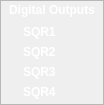
<?xml version="1.0" encoding="UTF-8"?>
<ui version="4.0">
 <class>Form</class>
 <widget class="QWidget" name="Form">
  <property name="geometry">
   <rect>
    <x>0</x>
    <y>0</y>
    <width>104</width>
    <height>105</height>
   </rect>
  </property>
  <property name="sizePolicy">
   <sizepolicy hsizetype="Maximum" vsizetype="Maximum">
    <horstretch>0</horstretch>
    <verstretch>0</verstretch>
   </sizepolicy>
  </property>
  <property name="minimumSize">
   <size>
    <width>100</width>
    <height>105</height>
   </size>
  </property>
  <property name="maximumSize">
   <size>
    <width>104</width>
    <height>105</height>
   </size>
  </property>
  <property name="windowTitle">
   <string>Form</string>
  </property>
  <property name="styleSheet">
   <string notr="true">QFrame.PeripheralCollection{
border-top-left-radius: 10px;
border-top-right-radius: 10px;
border-bottom-right-radius: 10px;
border-bottom-left-radius: 10px;
border: 1px solid black;
background: qlineargradient(x1: 0, y1: 0, x2: 0, y2: 1,
stop: 0 rgb(97, 146, 121), stop: 0.5 rgb(65, 89, 111));

}

QLabel,QCheckBox {
color: white;
font-weight: bold;
background:transparent;
}
</string>
  </property>
  <layout class="QVBoxLayout" name="verticalLayout">
   <property name="spacing">
    <number>0</number>
   </property>
   <property name="margin">
    <number>0</number>
   </property>
   <item>
    <widget class="QFrame" name="widgetFrameOuter">
     <property name="sizePolicy">
      <sizepolicy hsizetype="Preferred" vsizetype="MinimumExpanding">
       <horstretch>0</horstretch>
       <verstretch>0</verstretch>
      </sizepolicy>
     </property>
     <property name="minimumSize">
      <size>
       <width>80</width>
       <height>0</height>
      </size>
     </property>
     <property name="toolTip">
      <string>Disable square waves and set them to High/Low</string>
     </property>
     <property name="styleSheet">
      <string notr="true"/>
     </property>
     <property name="frameShape">
      <enum>QFrame::StyledPanel</enum>
     </property>
     <property name="frameShadow">
      <enum>QFrame::Raised</enum>
     </property>
     <property name="class" stdset="0">
      <string>PeripheralCollection</string>
     </property>
     <layout class="QVBoxLayout" name="verticalLayout_3">
      <property name="spacing">
       <number>2</number>
      </property>
      <property name="leftMargin">
       <number>3</number>
      </property>
      <property name="topMargin">
       <number>2</number>
      </property>
      <property name="rightMargin">
       <number>3</number>
      </property>
      <property name="bottomMargin">
       <number>3</number>
      </property>
      <item>
       <widget class="QLabel" name="title">
        <property name="sizePolicy">
         <sizepolicy hsizetype="Preferred" vsizetype="Maximum">
          <horstretch>0</horstretch>
          <verstretch>0</verstretch>
         </sizepolicy>
        </property>
        <property name="font">
         <font>
          <pointsize>9</pointsize>
          <weight>75</weight>
          <bold>true</bold>
         </font>
        </property>
        <property name="text">
         <string>Digital Outputs</string>
        </property>
        <property name="alignment">
         <set>Qt::AlignCenter</set>
        </property>
       </widget>
      </item>
      <item>
       <widget class="QFrame" name="ImageFrame">
        <property name="sizePolicy">
         <sizepolicy hsizetype="Expanding" vsizetype="Expanding">
          <horstretch>0</horstretch>
          <verstretch>0</verstretch>
         </sizepolicy>
        </property>
        <property name="minimumSize">
         <size>
          <width>90</width>
          <height>70</height>
         </size>
        </property>
        <property name="styleSheet">
         <string notr="true"/>
        </property>
        <layout class="QGridLayout" name="gridLayout_3">
         <property name="leftMargin">
          <number>0</number>
         </property>
         <property name="topMargin">
          <number>3</number>
         </property>
         <property name="rightMargin">
          <number>0</number>
         </property>
         <property name="bottomMargin">
          <number>0</number>
         </property>
         <property name="horizontalSpacing">
          <number>0</number>
         </property>
         <property name="verticalSpacing">
          <number>2</number>
         </property>
         <item row="0" column="0">
          <widget class="QCheckBox" name="B1">
           <property name="text">
            <string>SQR1</string>
           </property>
          </widget>
         </item>
         <item row="2" column="0">
          <widget class="QCheckBox" name="B3">
           <property name="text">
            <string>SQR3</string>
           </property>
          </widget>
         </item>
         <item row="3" column="0">
          <widget class="QCheckBox" name="B4">
           <property name="text">
            <string>SQR4</string>
           </property>
          </widget>
         </item>
         <item row="1" column="0">
          <widget class="QCheckBox" name="B2">
           <property name="text">
            <string>SQR2</string>
           </property>
          </widget>
         </item>
        </layout>
       </widget>
      </item>
     </layout>
    </widget>
   </item>
  </layout>
 </widget>
 <resources/>
 <connections>
  <connection>
   <sender>B1</sender>
   <signal>clicked(bool)</signal>
   <receiver>Form</receiver>
   <slot>toggle1(bool)</slot>
   <hints>
    <hint type="sourcelabel">
     <x>59</x>
     <y>32</y>
    </hint>
    <hint type="destinationlabel">
     <x>48</x>
     <y>-7</y>
    </hint>
   </hints>
  </connection>
  <connection>
   <sender>B2</sender>
   <signal>clicked(bool)</signal>
   <receiver>Form</receiver>
   <slot>toggle2(bool)</slot>
   <hints>
    <hint type="sourcelabel">
     <x>86</x>
     <y>52</y>
    </hint>
    <hint type="destinationlabel">
     <x>113</x>
     <y>5</y>
    </hint>
   </hints>
  </connection>
  <connection>
   <sender>B3</sender>
   <signal>clicked(bool)</signal>
   <receiver>Form</receiver>
   <slot>toggle3(bool)</slot>
   <hints>
    <hint type="sourcelabel">
     <x>19</x>
     <y>73</y>
    </hint>
    <hint type="destinationlabel">
     <x>-8</x>
     <y>73</y>
    </hint>
   </hints>
  </connection>
  <connection>
   <sender>B4</sender>
   <signal>clicked(bool)</signal>
   <receiver>Form</receiver>
   <slot>toggle4(bool)</slot>
   <hints>
    <hint type="sourcelabel">
     <x>11</x>
     <y>90</y>
    </hint>
    <hint type="destinationlabel">
     <x>14</x>
     <y>116</y>
    </hint>
   </hints>
  </connection>
 </connections>
 <slots>
  <slot>toggle1(bool)</slot>
  <slot>toggle2(bool)</slot>
  <slot>toggle3(bool)</slot>
  <slot>toggle4(bool)</slot>
 </slots>
</ui>
